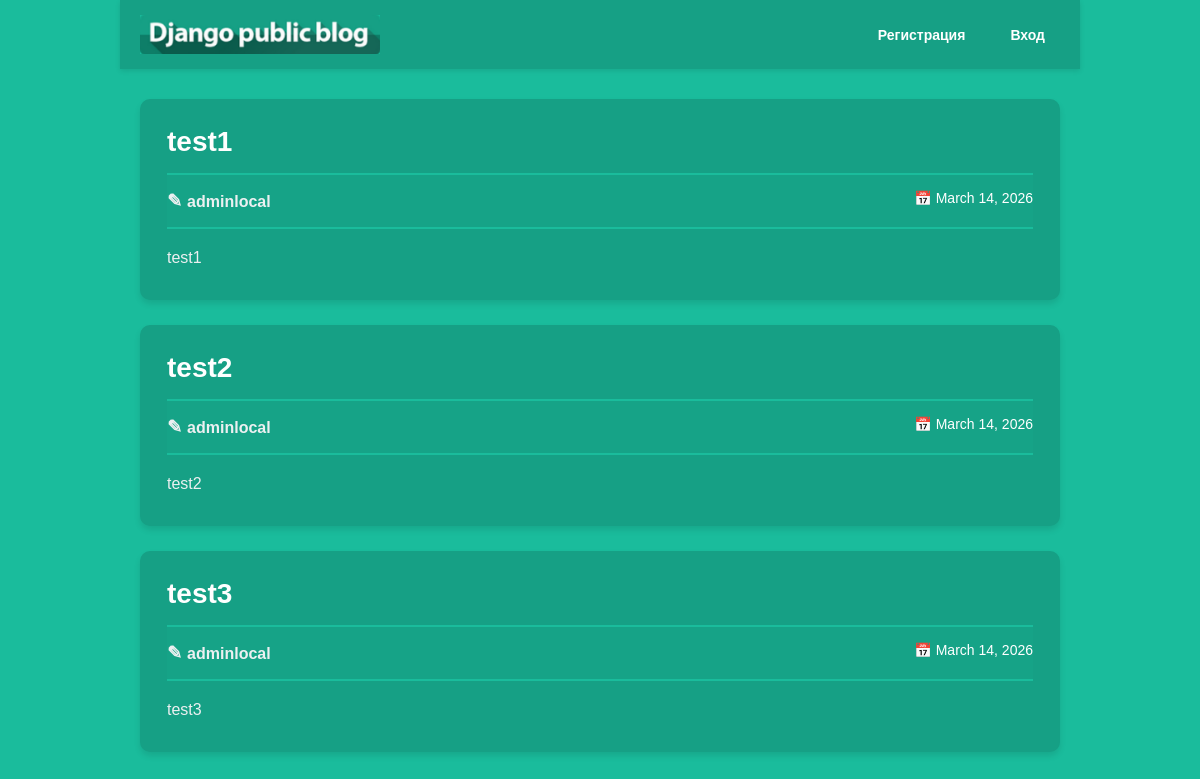
The page / on the database its author committed.
### articles/models.py (models this page shows, shortened)
class Article(models.Model):
    title = models.CharField(max_length=200, unique=True)
    author = models.ForeignKey(User, on_delete=models.CASCADE)
    text = models.TextField()
    created_date = models.DateField(auto_now_add=True)
    def get_excerpt(self):
        if len(self.text) > 140:
            return self.text[:140] + "..."
        else:
            return self.text

### articles/views.py (the view)
# urls.py: path('', views.archive, name='archive'),
def archive(request):
    return render(request, 'archive.html', {"posts": Article.objects.all()})

### articles/templates/archive.html (shortened to what this page needs)
{% extends 'base.html' %}
{% block body_class %}archive{% endblock %}
{% block content %}
<div class="archive">
    {% for post in posts %}
        <div class="one-post">
            <h2 class="post-title">
                <a href="{% url 'get_article' post.id %}">{{ post.title }}</a>
            </h2>
            <div class="article-info">
                <div class="article-author">{{ post.author.username }}</div>
                <div class="article-created-date">{{ post.created_date }}</div>
            </div>
            <p class="article-text">{{ post.get_excerpt }}</p>
        </div>
    {% endfor %}
</div>
{% endblock %}

### articles/templates/base.html (shortened to what this page needs)
<!DOCTYPE html>
<html lang="ru">
<head>
    {% load static %}
    <link rel="stylesheet" href="{% static 'css/style.css' %}">
</head>
<body class="{% block body_class %}{% endblock %}">
    <header class="header">
        <div class="header-container">
            <img class="logo" src="{% static 'img/dpb-logo.png' %}" alt="Логотип">
            <div class="header-text-area">
                <div class="auth-links-header">
                    {% if user.is_authenticated %}
                        <span class="username">{{ user.username }}</span>
                        <a href="{% url 'logout' %}" class="auth-link">Выйти</a>
                    {% else %}
                        <a href="{% url 'register' %}" class="auth-link">Регистрация</a>
                        <a href="{% url 'login' %}" class="auth-link">Вход</a>
                    {% endif %}
                </div>
            </div>
        </div>
    </header>
    <main class="content">
        {% block content %}{% endblock %}
    </main>
</body>
</html>

### articles/static/css/style.css (style rules this page uses)
* { margin: 0; padding: 0; box-sizing: border-box; }
body { background: #1abc9c; font-family: Tahoma, Arial, sans-serif; color: #ffffff; min-height: 100vh; display: flex; flex-direction: column; }
.header { background: #16a085; padding: 15px 0; box-shadow: 0 2px 5px rgba(0, 0, 0, 0.1); }
.header-container { max-width: 1200px; margin: 0 auto; display: flex; align-items: center; justify-content: space-between; padding: 0 20px; }
.logo { width: 240px; height: auto; transition: all 0.3s ease; }
.header-text-area { display: flex; align-items: center; gap: 30px; }
.auth-links-header { display: flex; align-items: center; gap: 15px; }
.auth-link { color: white; text-decoration: none; padding: 8px 15px; border-radius: 20px; transition: all 0.3s ease; font-size: 14px; font-weight: bold; }
.content { flex: 1; padding: 30px 20px; max-width: 1200px; margin: 0 auto; width: 100%; }
.archive { max-width: 960px; margin: 0 auto; }
.one-post { background: #16a085; padding: 25px; margin-bottom: 25px; border-radius: 10px; box-shadow: 0 4px 6px rgba(0, 0, 0, 0.1); transition: all 0.3s ease; position: relative; border: 2px solid transparent; }
.post-title { margin-bottom: 15px; font-size: 28px; }
.post-title a { color: #ffffff; text-decoration: none; transition: color 0.3s ease; }
.article-info { overflow: hidden; margin: 15px 0; padding: 15px 0; border-bottom: 2px solid #1abc9c; border-top: 2px solid #1abc9c; background: rgba(26, 188, 156, 0.1); }
.article-author { width: 50%; float: left; font-weight: bold; font-size: 16px; color: #ecf0f1; }
.article-author::before { content: "✎ "; font-size: 18px; }
.article-created-date { width: 50%; float: right; text-align: right; font-size: 14px; color: #ffffff; }
.article-created-date::before { content: "📅 "; }
.article-text { clear: both; line-height: 1.8; font-size: 16px; color: #ecf0f1; margin-top: 15px; }

### rows shown on the page
Article: title "test1", author.username "adminlocal", created_date "March 14, 2026", get_excerpt "test1"
Article: title "test2", author.username "adminlocal", created_date "March 14, 2026", get_excerpt "test2"
Article: title "test3", author.username "adminlocal", created_date "March 14, 2026", get_excerpt "test3"
